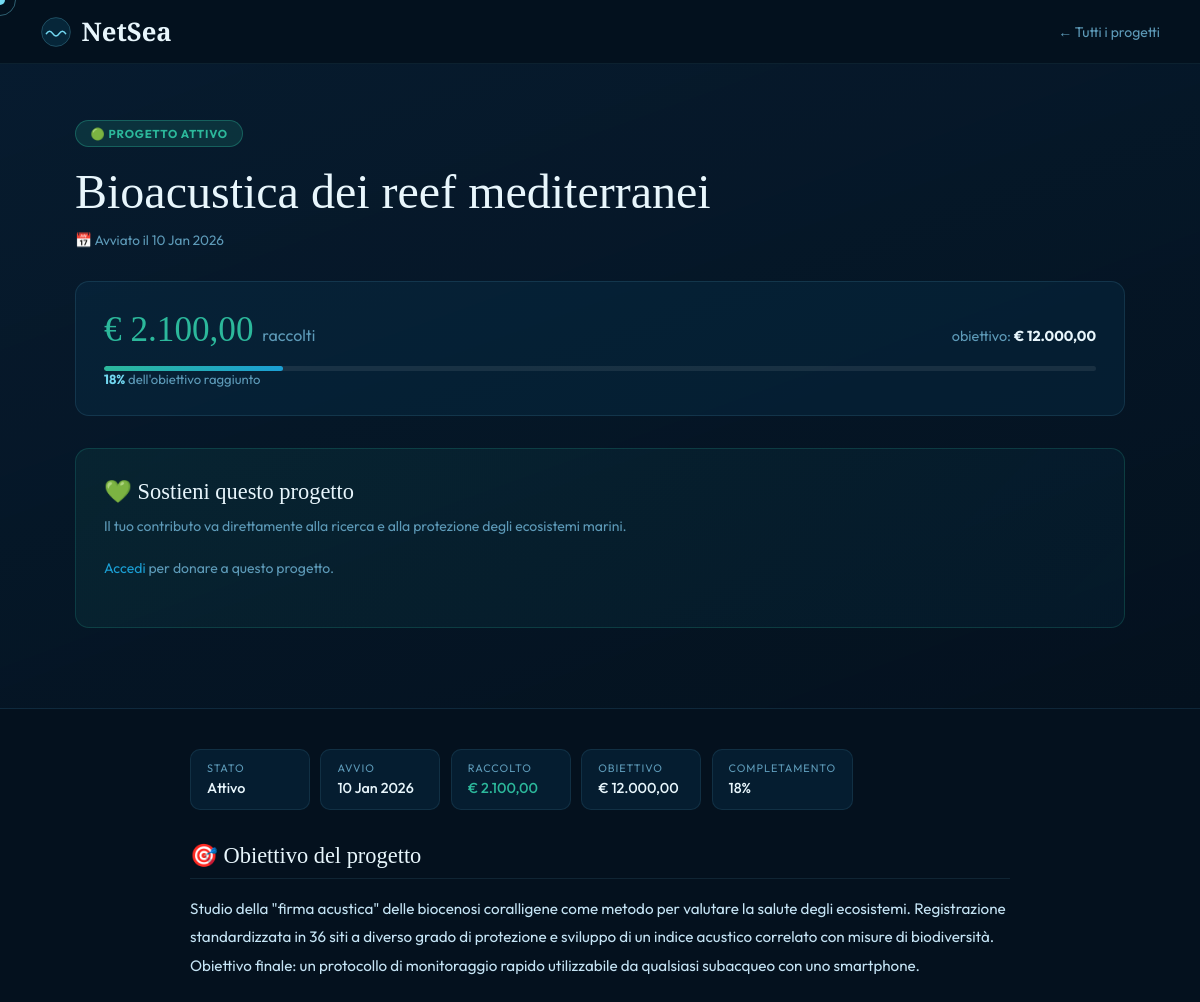
Screenshot of /progetto_detail.php?id=6 with the database file from the repository.
### tables this page shows
CREATE TABLE `progetto` (
  `id_pd` int(11) NOT NULL,
  `titolo` varchar(150) DEFAULT NULL,
  `obiettivo` text DEFAULT NULL,
  `budget` float DEFAULT NULL,
  `raccolto` float DEFAULT 0,
  `stato` varchar(50) DEFAULT NULL,
  `data_i` date DEFAULT NULL
);

### progetto_detail.php (the view, shortened to what this page needs)
<?php
require 'config.php';
$id = filter_input(INPUT_GET, 'id', FILTER_VALIDATE_INT);
$stmt = $connessione->prepare("SELECT * FROM progetto WHERE id_pd = ?");
$stmt->execute([$id]);
$p = $stmt->fetch();
$raccolto = (float)($p['raccolto'] ?? 0);
$budget   = (float)($p['budget']   ?? 0);
$perc     = $budget > 0 ? min(100, round($raccolto / $budget * 100)) : 0;
$is_attivo = strtolower($p['stato'] ?? '') === 'attivo';
$data_inizio = $p['data_i'] ? date('d M Y', strtotime($p['data_i'])) : '—';
?>
<!DOCTYPE html>
<html lang="it">
<head>
  <link rel="stylesheet" href="style.css">
</head>
<body>
<nav>
  <a href="index.php" class="nav-logo">
    <svg viewBox="0 0 40 40" fill="none">
      <circle cx="20" cy="20" r="18" fill="rgba(27,159,212,.15)" stroke="rgba(114,215,240,.3)" stroke-width="1"/>
      <path d="M8 22 Q12 16 16 22 Q20 28 24 22 Q28 16 32 22" stroke="#72d7f0" stroke-width="2" fill="none" stroke-linecap="round"/>
    </svg>
    NetSea
  </a>
  <a href="progetti.php" class="nav-back">← Tutti i progetti</a>
</nav>
<div class="hero">
  <div class="hero-inner">
    <span class="stato-badge <?= $is_attivo ? 'stato-attivo' : 'stato-concluso' ?>">
      <?= $is_attivo ? '🟢 Progetto attivo' : '⚫ Progetto concluso' ?>
    </span>
    <h1><?= htmlspecialchars($p['titolo']) ?></h1>
    <p class="data-inizio">📅 Avviato il <?= $data_inizio ?></p>
    <div class="progress-box">
      <div class="prog-nums">
        <div class="prog-raccolto">
          € <?= number_format($raccolto, 2, ',', '.') ?>
          <span>raccolti</span>
        </div>
        <div class="prog-budget">
          obiettivo: <strong>€ <?= number_format($budget, 2, ',', '.') ?></strong>
        </div>
      </div>
      <div class="bar-track">
        <div class="bar-fill" style="width:<?= $perc ?>%"></div>
      </div>
      <p class="prog-perc"><strong><?= $perc ?>%</strong> dell'obiettivo raggiunto</p>
    </div>
    <?php if ($is_attivo): ?>
      <div class="dona-section">
        <h3>💚 Sostieni questo progetto</h3>
        <p>Il tuo contributo va direttamente alla ricerca e alla protezione degli ecosistemi marini.</p>
        <?php if (isset($_SESSION['id'])): ?>
          <form method="POST" class="dona-form">
            <div class="dona-input-wrap">
              <span>€</span>
              <input type="number" name="importo" class="dona-input"
                     placeholder="10.00" min="1" max="10000" step="0.01" required>
            </div>
            <button type="submit" name="dona" class="btn-dona">💚 Dona ora</button>
            <p class="hint">Min. €1 — Max. €10.000</p>
          </form>
        <?php else: ?>
          <p class="login-hint">
            <a href="Login.php?redirect=progetto_detail.php?id=<?= $id ?>">Accedi</a> per donare a questo progetto.
          </p>
        <?php endif; ?>
      </div>
    <?php else: ?>
      <p style="color:var(--muted);font-size:.875rem;margin-top:1rem;">Questo progetto è concluso. Grazie a tutti i donatori! 🙏</p>
    <?php endif; ?>
  </div>
</div>
<div class="main">
  <div class="dati">
    <div class="dato">
      <p class="dato-lbl">Stato</p>
      <p class="dato-val"><?= htmlspecialchars(ucfirst($p['stato'] ?? '—')) ?></p>
    </div>
    <div class="dato">
      <p class="dato-lbl">Avvio</p>
      <p class="dato-val"><?= $data_inizio ?></p>
    </div>
    <div class="dato">
      <p class="dato-lbl">Raccolto</p>
      <p class="dato-val" style="color:var(--kelp);">€ <?= number_format($raccolto,2,',','.') ?></p>
    </div>
    <div class="dato">
      <p class="dato-lbl">Obiettivo</p>
      <p class="dato-val">€ <?= number_format($budget,2,',','.') ?></p>
    </div>
    <div class="dato">
      <p class="dato-lbl">Completamento</p>
      <p class="dato-val"><?= $perc ?>%</p>
    </div>
  </div>
  <p class="sez-title">🎯 Obiettivo del progetto</p>
  <p class="obiettivo-text"><?= htmlspecialchars($p['obiettivo'] ?? 'Nessuna descrizione disponibile.') ?></p>
</div>
</body>
</html>

### style.css (style rules this page uses)
*, *::before, *::after { box-sizing: border-box; margin: 0; padding: 0; }
:root { --ink: #04111e; --deep: #071e33; --ocean: #0b3d5e; --mid: #1267a0; --wave: #1b9fd4; --foam: #72d7f0; --pearl: #e8f6fc; --sand: #f5ede0; --sand2: #e8d9c4; --coral: #e05a3a; --kelp: #2cb89b; --gold: #f0c040; --text: #c5e4f5; --muted: #5d9ab8; --ease: cubic-bezier(.25,.46,.45,.94); }
html { scroll-behavior: smooth; }
body { font-family: 'Outfit', sans-serif; background: var(--ink); color: var(--text); overflow-x: hidden; cursor: none; }
a { color: var(--wave); text-decoration: none; transition: color .2s; }
nav { position: sticky; top: 0; z-index: 600; height: 64px; display: flex; align-items: center; padding: 0 2.5rem; gap: 1rem; background: rgba(4,17,30,.95); border-bottom: 1px solid rgba(114,215,240,.08); }
.nav-logo { display: flex; align-items: center; gap: .6rem; text-decoration: none; font-family: 'Cormorant Garamond', serif; font-size: 1.6rem; font-weight: 600; color: var(--pearl); }
.nav-logo svg, .nav-logo-wave svg { width: 32px; height: 32px; }
.nav-back { margin-left: auto; color: var(--muted); font-size: .875rem; transition: color .2s; }
h1, h2, h3 { font-family: 'Cormorant Garamond', serif; font-weight: 400; color: var(--pearl); }
h1 { font-size: clamp(1.8rem, 4vw, 3rem); line-height: 1.15; margin-bottom: .75rem; }
h3 { font-size: 1.15rem; line-height: 1.3; }
.sez-title { font-family: 'Cormorant Garamond', serif; font-size: 1.4rem; color: var(--pearl); font-weight: 400; margin-bottom: 1rem; padding-bottom: .6rem; border-bottom: 1px solid rgba(114,215,240,.1); }
.stato-attivo { display:inline-block; padding:.25rem .8rem; border-radius:20px; font-size:.72rem; font-weight:700; text-transform:uppercase; letter-spacing:.07em; background:rgba(44,184,155,.15); border:1px solid rgba(44,184,155,.35); color:var(--kelp); }
.dati { display: flex; flex-wrap: wrap; gap: .65rem; margin-bottom: 2rem; }
.dato { background: rgba(11,61,94,.3); border: 1px solid rgba(114,215,240,.1); border-radius: 10px; padding: .7rem 1rem; min-width: 120px; }
.dato-lbl { font-size: .68rem; text-transform: uppercase; letter-spacing: .09em; color: var(--muted); margin-bottom: .25rem; }
.dato-val { font-size: .9rem; color: var(--pearl); font-weight: 500; }
.progress-bar, .bar-track { background: rgba(255,255,255,.08); border-radius: 20px; overflow: hidden; }
.bar-track { height: 5px; border-radius: 3px; }
.progress-fill, .bar-fill { height: 100%; border-radius: inherit; background: linear-gradient(90deg, var(--kelp), var(--wave)); transition: width .6s var(--ease); }
.hero { padding: 3.5rem 2.5rem 3rem; background: linear-gradient(160deg, rgba(7,30,51,.8) 0%, var(--ink) 100%); border-bottom: 1px solid rgba(114,215,240,.08); }
.hero-inner { max-width: 1050px; margin: 0 auto; }
.main { max-width: 900px; margin: 2.5rem auto 5rem; padding: 0 2.5rem; }
.stato-badge { display: inline-block; padding: .3rem .9rem; border-radius: 20px; font-size: .72rem; font-weight: 700; text-transform: uppercase; letter-spacing: .07em; margin-bottom: 1.1rem; }
.data-inizio { color: var(--muted); font-size: .85rem; margin-bottom: 2rem; }
.progress-box { background: rgba(11,61,94,.25); border: 1px solid rgba(114,215,240,.12); border-radius: 14px; padding: 1.75rem; margin-bottom: 2rem; }
.prog-nums { display: flex; justify-content: space-between; align-items: baseline; margin-bottom: 1rem; flex-wrap: wrap; gap: .5rem; }
.prog-raccolto { font-family: 'Cormorant Garamond', serif; font-size: 2.2rem; color: var(--kelp); font-weight: 400; }
.prog-raccolto span { font-size: 1rem; color: var(--muted); font-family: 'Outfit', sans-serif; }
.prog-budget { color: var(--muted); font-size: .9rem; }
.prog-budget strong { color: var(--pearl); }
.prog-perc { font-size: .82rem; color: var(--muted); }
.prog-perc strong { color: var(--foam); }
.dona-section { background: linear-gradient(135deg,rgba(44,184,155,.08),rgba(27,159,212,.05)); border: 1px solid rgba(44,184,155,.2); border-radius: 14px; padding: 1.75rem; margin-bottom: 2rem; }
.dona-section h3 { font-family: 'Cormorant Garamond', serif; font-size: 1.4rem; color: var(--pearl); font-weight: 400; margin-bottom: .5rem; }
.dona-section p { color: var(--muted); font-size: .875rem; margin-bottom: 1.25rem; line-height: 1.6; }
.login-hint { color: var(--muted); font-size: .875rem; }
.obiettivo-text { color: var(--text); font-size: .95rem; line-height: 1.85; white-space: pre-line; }

### rows the page displays
progetto: titolo "Bioacustica dei reef mediterranei", data_i "10 Jan 2026", raccolto "2.100,00", budget "12.000,00", perc "18", stato "Attivo", obiettivo "Studio della \"firma acustica\" delle biocenosi coralligene come metodo per valutare la salute degli ecosistemi. Registrazione standardizzata in 36 siti a diverso grado di protezione e sviluppo di un indice acustico correlato con misure di biodiversità. Obiettivo finale: un protocollo di monitoraggio rapido utilizzabile da qualsiasi subacqueo con uno smartphone."
